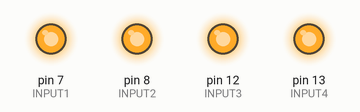
Recording of a sketch running on a simulated Arduino Uno, built with avr-gcc and run on an emulated ATmega328P. Parts: output pins drawn as LEDs (lit = HIGH).

Above: at 0.1 s.
Timing chart, 0 to 1.6 s (numbered marks = the images above):
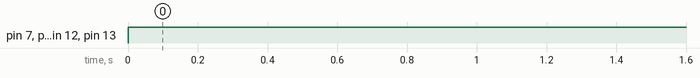

The sketch:

Guidebot.ino
```cpp
int i = 1;
int INPUT2 = 8;//电机接口1 -- motor interface 1
int INPUT1 = 7;//电机接口2 -- motor interface 2
int INPUT3 = 12;//电机接口3 -- motor interface 3
int INPUT4 = 13;//电机接口4 -- motor interface 4

#define MOTOR_GO_BACK  {digitalWrite(INPUT1,LOW);digitalWrite(INPUT2,HIGH);digitalWrite(INPUT3,LOW);digitalWrite(INPUT4,HIGH);}    //车体前进 -- #define MOTOR_GO_BACK
#define MOTOR_GO_RIGHT    {digitalWrite(INPUT1,LOW);digitalWrite(INPUT2,HIGH);digitalWrite(INPUT3,HIGH);digitalWrite(INPUT4,LOW);}    //车体前进 -- #define MOTOR_GO_RIGHT
#define MOTOR_GO_LEFT    {digitalWrite(INPUT1,HIGH);digitalWrite(INPUT2,LOW);digitalWrite(INPUT3,LOW);digitalWrite(INPUT4,HIGH);}    //车体前进 -- #define MOTOR_GO_LEFT
#define MOTOR_GO_STOP   {digitalWrite(INPUT1,HIGH);digitalWrite(INPUT2,HIGH);digitalWrite(INPUT3,LOW);digitalWrite(INPUT4,LOW);}    //车体前进 -- #define MOTOR_GO_STOP
#define MOTOR_GO_FORWARD   {digitalWrite(INPUT1,HIGH);digitalWrite(INPUT2,HIGH);digitalWrite(INPUT3,HIGH);digitalWrite(INPUT4,HIGH);}    //车体前进 -- #define MOTOR_GO_FORWARD
void setup()
{
 pinMode(INPUT2, OUTPUT);
 pinMode(INPUT1, OUTPUT);
 pinMode(INPUT3, OUTPUT);
 pinMode(INPUT4, OUTPUT);
}

/*int main()
{
while ( i < 10 )
        {*/
        void loop()
        {
         // MOTOR_GO_STOP;
//          //delay(40000);
        //MOTOR_GO_FORWARD;  // turn the LED on (HIGH is the voltage level)
         // delay(8000) ;                     // wait for a second
        MOTOR_GO_FORWARD;    // turn the LED off by making the voltage LOW
         // delay(8000);                       // wait for a second
       // MOTOR_GO_STOP;
          //delay(10000);
             //if (i == 2)
                 //break;
          i++;
       }
    //   return 0;
//}
```

Measured:
- by itself, pin 7 (INPUT1), pin 8 (INPUT2), pin 12 (INPUT3), pin 13 (INPUT4): LOW → HIGH at 0.00 s
